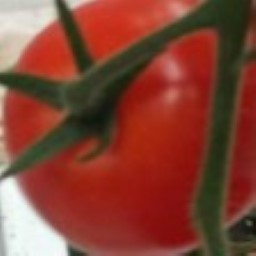
#> input picture Dataset/Matang/Matang (100).jpg, 256 x 256 px; its folder holds only this picture in this run
$ jupyter execute --allow-errors hasil_p1.ipynb   (older library calls are emulated)
#> lines starting #> are read from the running program, lines starting #| are printed output that depends on the picture
#> further down, img is the input picture: shape (256, 256, 3); mean B, G, R 52, 66.5, 131.6
#> `gray = cv.cvtColor(img, cv.COLOR_BGR2GRAY)`:
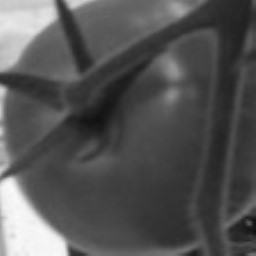
#> gray: shape (256, 256); min 13, max 250, mean 84.3
# Percobaan 1 — Fokus perbaikan Kontras
**Preprocessing:** Grayscale + Resize + Normalisasi + Histogram Equalization

**Fitur:** GLCM (contrast, dissimilarity, homogeneity, ASM, energy, correlation, entropy)

**Klasifikasi:** KNN, SVM, Random Forest

[cell 1]
import cv2 as cv
import matplotlib.pyplot as plt
import numpy as np
import pandas as pd
from skimage.feature import graycomatrix, graycoprops
from scipy.stats import entropy
from sklearn.ensemble import RandomForestClassifier
from sklearn.svm import SVC
from sklearn.neighbors import KNeighborsClassifier
from sklearn.model_selection import train_test_split
from sklearn.metrics import accuracy_score, classification_report, confusion_matrix
import seaborn as sns
import os

1. Import Library
Pada cell ini, seluruh library yang dibutuhkan dalam project klasifikasi diimport sekaligus. Library cv2 digunakan untuk membaca gambar dan melakukan konversi warna atau resize. matplotlib dan seaborn digunakan untuk menampilkan visualisasi gambar maupun grafik. numpy dan pandas digunakan untuk manipulasi data matriks dan tabel. Untuk ekstraksi fitur tekstur, digunakan graycomatrix dan graycoprops dari skimage, serta entropy dari scipy. Tiga algoritma klasifikasi diimport dari sklearn, yaitu Random Forest, SVM, dan KNN, beserta fungsi pendukung untuk membagi data dan metrik evaluasi.

[cell 2]
def normalize(image):
    min_val = np.min(image)
#> min_val = 16
    max_val = np.max(image)
#> max_val = 249
    if max_val - min_val == 0:
        return np.zeros_like(image)
    normalized = (image - min_val) / (max_val - min_val) * 255
    return normalized.astype(np.uint8)

2. Fungsi Normalisasi
Cell ini mendefinisikan fungsi untuk melakukan normalisasi nilai piksel citra secara manual menggunakan rumus Min-Max Scaling ke rentang 0-255. Jika citra memiliki nilai max dan min yang sama (citra polos/kosong), fungsi mengembalikan array nol untuk mencegah pembagian dengan nol. Normalisasi ini diperlukan untuk mempermudah perhitungan histogram equalization selanjutnya.

[cell 3]
def histogram_equalization(image):
    hist = np.zeros(256, dtype=int)
    height, width = image.shape
#> height = 128; width = 128
    for i in range(height):
        for j in range(width):
            val = image[i, j]
            hist[val] += 1
#> after the loop, hist = 256 values, max 351 at index 56, min 0 at index 1, mean 64

    cdf = np.zeros(256, dtype=int)
    for i in range(256):
        cdf[i] = np.sum(hist[0:i+1])
#> after the loop, cdf = 256 values from 1 to 16384

    hasil_cdf = np.round(((cdf * 255) / (height * width)))
#> hasil_cdf = 256 values from 0 to 255

    equalized_img = np.zeros_like(image)
    for i in range(height):
        for j in range(width):
            equalized_img[i, j] = hasil_cdf[image[i, j]]
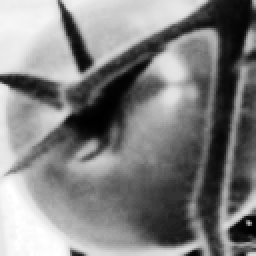
#> equalized_img: shape (128, 128) (shown 2 times larger); min 0, max 255, mean 129
#> after the loop `for derajat in [0, 45, 90, 135]:`: baris = 30 items
#> pass 2 of the loop `for label in labels:`:
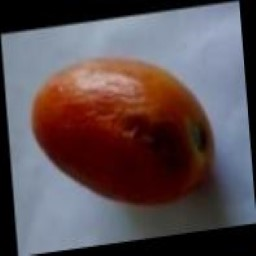
#> input picture Dataset/Rusak/d (104).jpg, 256 x 256 px
#> img is the input picture: shape (256, 256, 3); mean B, G, R 82.5, 78.3, 91.3
#> min_val = 0
#> max_val = 181
#> in normalize (call 2), `normalized = (image - min_val) / (max_val - min_val) * 255`:
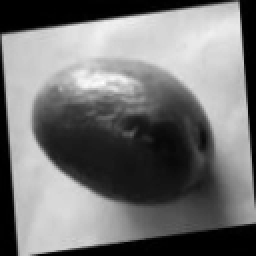
#> normalized: shape (128, 128) float64 (shown 2 times larger); min 0, max 255, mean 116.6
#> after the loop in histogram_equalization (call 2), `for i in range(height):`: hist = 256 values, max 1394 at index 0, min 0 at index 3, mean 64
#> after the loop in histogram_equalization (call 2), `for i in range(256):`: cdf = 256 values from 1394 to 16384
#> hasil_cdf = 256 values from 22 to 255
#> after the loop in histogram_equalization (call 2), `for i in range(height):`:
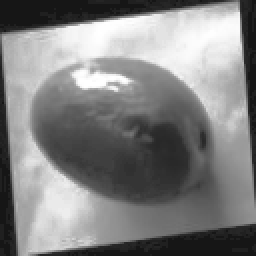
#> equalized_img: shape (128, 128) (shown 2 times larger); min 22, max 255, mean 129.6

    return equalized_img.astype(np.uint8)

3. Fungsi Histogram Equalization
Cell ini mendefinisikan fungsi untuk melakukan *histogram equalization* secara manual untuk pemerataan distribusi kecerahan piksel. Fungsi akan menghitung histogram nilai piksel, membangun tabel Cumulative Distribution Function (CDF), dan memetakannya kembali ke nilai rentang 0-255. Langkah ini sangat penting untuk memperbaiki kontras citra agar fitur permukaannya lebih mudah diekstrak.

[cell 4]
def glcm(image, derajat):
    if derajat == 0:
        angles = [0]
    elif derajat == 45:
        angles = [np.pi / 4]
    elif derajat == 90:
        angles = [np.pi / 2]
    elif derajat == 135:
        angles = [3 * np.pi / 4]
    matrix = graycomatrix(image, [1], angles, 256, symmetric=True, normed=True)
    return matrix

def correlation(matriks):
    return graycoprops(matriks, 'correlation')[0, 0]
def dissimilarity(matriks):
    return graycoprops(matriks, 'dissimilarity')[0, 0]
def homogenity(matriks):
    return graycoprops(matriks, 'homogeneity')[0, 0]
def contrast(matriks):
    return graycoprops(matriks, 'contrast')[0, 0]
def ASM(matriks):
    return graycoprops(matriks, 'ASM')[0, 0]
def energy(matriks):
    return graycoprops(matriks, 'energy')[0, 0]
def entropyGlcm(matriks):
    return entropy(matriks.ravel())

4. Fungsi Ekstraksi Fitur GLCM
Cell ini mendefinisikan serangkaian fungsi untuk mengekstrak fitur dari gambar menggunakan metode Gray Level Co-occurrence Matrix (GLCM). Terdapat fungsi utama `glcm` yang bertugas membentuk matriks berdasarkan sudut (0, 45, 90, 135 derajat) dan 7 fungsi lain untuk mengambil masing-masing nilai fitur (Correlation, Dissimilarity, Homogeneity, Contrast, ASM, Energy, Entropy). Fitur tekstur ini akan digunakan sebagai dasar klasifikasi kondisi tomat.

[cell 5]
dataset_path = "Dataset"
labels = ["Matang", "Rusak", "Tua"]

data = []
contoh_gambar = {}

#> (the rest of this cell did not finish here and is left out)

5. Memproses Seluruh Dataset (Preprocessing dan Ekstraksi)
Cell ini merupakan inti pengolahan data. Proses iterasi dilakukan pada folder `Dataset` untuk membaca citra dari ketiga label: 'Matang', 'Rusak', dan 'Tua'. Tahap preprocessing yang dilakukan secara berurutan adalah: Grayscale, Resize (128x128), Normalisasi, dan Histogram Equalization. Setelah itu, gambar diekstrak fiturnya dari matriks GLCM pada keempat sudut (0, 45, 90, 135 derajat) dan datanya disimpan ke dalam sebuah list.

6. Data Understanding
Cell ini melakukan inspeksi jumlah data hasil pembacaan. Tujuannya untuk memastikan data citra berhasil terbaca dan mengetahui seberapa seimbang (balance) distribusi data per kelas sebelum lanjut ke pemodelan.

[cell 6]
jumlah_per_label = {label: 0 for label in labels}
for d in data:
    jumlah_per_label[d['label']] += 1
#> this loop made 2 passes
#> after the loop, jumlah_per_label = {'Matang': 1, 'Rusak': 1, 'Tua': 0}

print("Distribusi Dataset:")
for label, jumlah in jumlah_per_label.items():
    print(f"  {label}: {jumlah} gambar")
#> this loop made 3 passes
#> (label, jumlah) on passes 1 to 3: ('Matang', 1), ('Rusak', 1), ('Tua', 0)
#|   Matang: 1 gambar
#|   Rusak: 1 gambar
#|   Tua: 0 gambar

fig, ax = plt.subplots(figsize=(6, 4))
ax.bar(jumlah_per_label.keys(),
       jumlah_per_label.values(),
       color=['green', 'red', 'orange'])
ax.set_title('Distribusi Jumlah Gambar per Label')
ax.set_xlabel('Label')
ax.set_ylabel('Jumlah Gambar')
plt.tight_layout()
plt.show()
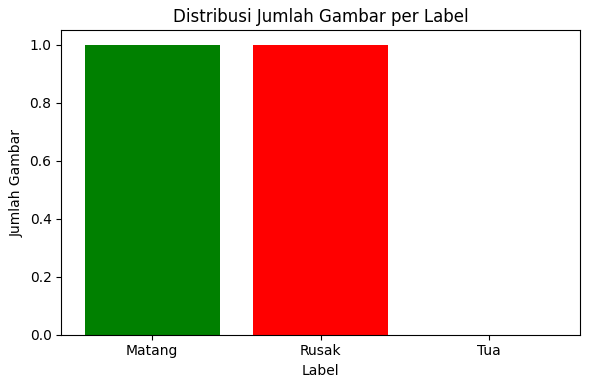
#> figure drawn by matplotlib, 1 panel

7. Visualisasi Gambar Asli
Menampilkan masing-masing satu sampel citra asli dari setiap kelas ('Matang', 'Rusak', 'Tua') untuk memperlihatkan kondisi citra awal.

[cell 7]
fig, axes = plt.subplots(1, 3, figsize=(12, 4))
#> (the rest of this cell did not finish here and is left out)

8. Visualisasi Grayscale dan Resize
Menampilkan citra sampel setelah melalui tahap Grayscale dan Resize menjadi 128x128. Warna RGB dihilangkan agar pengolahan GLCM bisa bekerja (hanya butuh piksel intensitas tunggal).

[cell 8]
fig, axes = plt.subplots(1, 3, figsize=(12, 4))
#> (the rest of this cell did not finish here and is left out)

9. Visualisasi Hasil Normalisasi
Menampilkan citra sampel setelah nilai pikselnya dinormalisasi menggunakan Min-Max ke rentang 0-255.

[cell 9]
fig, axes = plt.subplots(1, 3, figsize=(12, 4))
#> (the rest of this cell did not finish here and is left out)

10. Visualisasi Hasil Histogram Equalization
Menampilkan citra sampel setelah pemerataan histogram. Dapat dilihat kontras citra telah diperbaiki dan dipertegas sehingga ciri dari citra 'Matang', 'Rusak', dan 'Tua' menjadi lebih menonjol.

[cell 10]
fig, axes = plt.subplots(1, 3, figsize=(12, 4))
#> (the rest of this cell did not finish here and is left out)

11. Penyimpanan Fitur dan Seleksi Berdasarkan Korelasi
Cell ini menyimpan hasil ekstraksi 28 fitur tekstur GLCM menjadi satu file csv (hasil_p1.csv) dan menampilkan heatmap matriks korelasinya. Kemudian dilakukan reduksi fitur untuk membuang fitur-fitur yang terindikasi sangat berkorelasi kuat (korelasi > 0.95), guna menghindari masalah multikolinearitas dalam pembelajaran model.

[cell 11]
df = pd.DataFrame(data)
#> df = table of 2 rows and 30 columns
df.to_csv("hasil_p1.csv", index=False)
print(f"Total gambar: {len(df)}")
#| Total gambar: 2
print(df.head())
#> (printed output is left out)

# Feature Selection — hapus fitur korelasi tinggi > 0.95
fitur = df.drop(columns=['filename', 'label'])
#> fitur = table of 2 rows and 28 columns
corr_matrix = fitur.corr().abs()
#> corr_matrix = table of 28 rows and 28 columns
upper = corr_matrix.where(
    np.triu(np.ones(corr_matrix.shape), k=1).astype(bool)
)
#> upper = table of 28 rows and 28 columns
drop_cols = [col for col in upper.columns if any(upper[col] > 0.95)]
#> drop_cols = 27 items, first 6: 'Contrast0', 'Dissimilarity0', 'Homogeneity0', 'ASM0', 'Energy0', 'Entropy0'
print(f"\nFitur dihapus (korelasi tinggi): {drop_cols}")
#> (printed output is left out)
fitur_selected = fitur.drop(columns=drop_cols)
#> fitur_selected = table of 2 rows and 1 columns
print(f"Fitur tersisa: {fitur_selected.shape[1]} kolom")
#| Fitur tersisa: 1 kolom

# Heatmap Korelasi
plt.figure(figsize=(14, 10))
sns.heatmap(fitur.corr(), cmap='coolwarm', annot=False)
plt.title('Heatmap Korelasi Fitur GLCM — Percobaan 3')
plt.tight_layout()
plt.show()
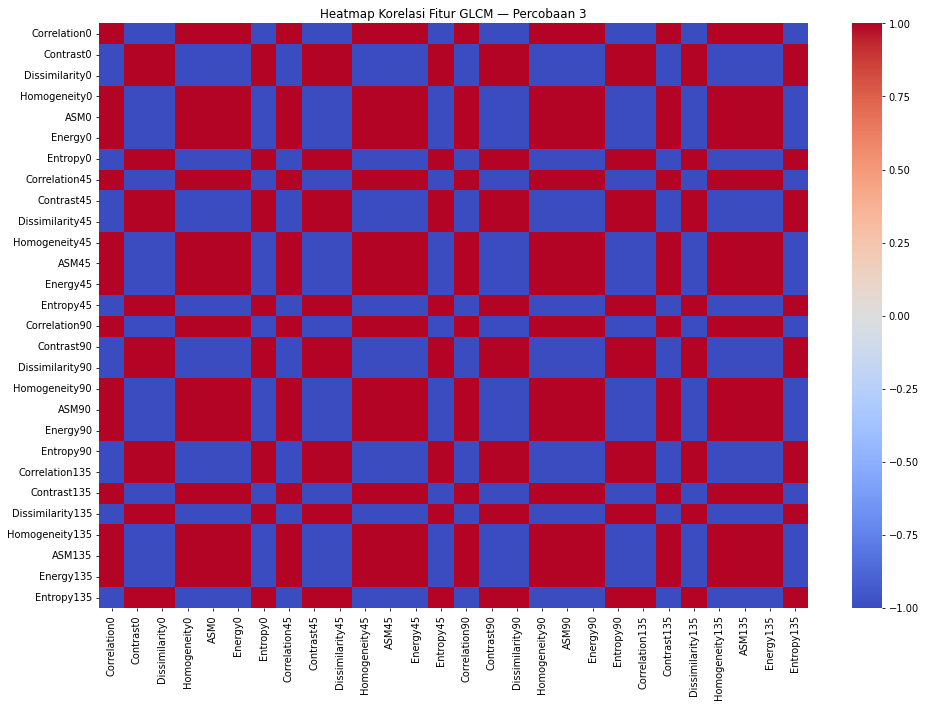
#> figure drawn by matplotlib, 2 panels

[cell 12]
X = fitur_selected
#> X = table of 2 rows and 1 columns
y = df['label']

X_train, X_test, y_train, y_test = train_test_split(
    X, y, test_size=0.2, random_state=42
)
#> X_train = table of 1 rows and 1 columns; X_test = table of 1 rows and 1 columns

# Normalisasi fitur (standardisasi)
X_mean  = X_train.mean()
X_std   = X_train.std()
X_train = (X_train - X_mean) / X_std
X_test  = (X_test  - X_mean) / X_std

print(f"Data latih : {X_train.shape}")
#| Data latih : (1, 1)
print(f"Data uji   : {X_test.shape}")
#| Data uji   : (1, 1)

12. Pemisahan Data dan Standarisasi
Cell ini digunakan untuk membagi dataset fitur hasil reduksi menjadi data latih (X_train) dan data uji (X_test) menggunakan proporsi 80:20. Setelah itu dilakukan standarisasi (Z-score) agar seluruh data memiliki skala (rata-rata 0 dan standar deviasi 1) yang sama, ini sangat penting terutama untuk model berbasis jarak seperti KNN dan SVM.

[cell 13]
# Random Forest
rf = RandomForestClassifier(random_state=42)
rf.fit(X_train, y_train)
y_pred_rf = rf.predict(X_test)

# SVM
svm = SVC(random_state=42)
#> (the rest of this cell did not finish here and is left out)

13. Pelatihan Tiga Algoritma
Cell ini melatih tiga model klasifikasi, yaitu Random Forest, Support Vector Machine (SVM), dan K-Nearest Neighbors (KNN). Setelah tahap `fit` (pelatihan), dilakukan prediksi `predict` terhadap data tes untuk selanjutnya dievaluasi.

[cell 14]
print("=== Random Forest ===")
print(classification_report(y_test, y_pred_rf))
#|               precision    recall  f1-score   support
#|       Matang       0.00      0.00      0.00       0.0
#|        Rusak       0.00      0.00      0.00       1.0
#|     accuracy                           0.00       1.0
#|    macro avg       0.00      0.00      0.00       1.0
#| weighted avg       0.00      0.00      0.00       1.0

print("=== SVM ===")
#> (the rest of this cell did not finish here and is left out)
